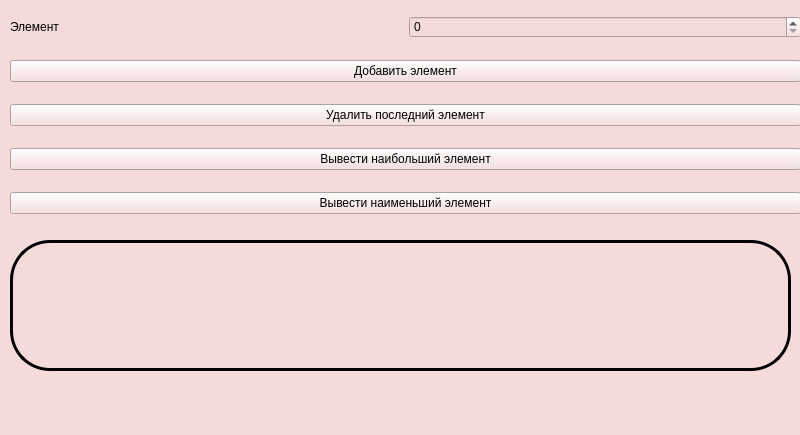
<?xml version="1.0" encoding="UTF-8"?>
<ui version="4.0">
 <class>MainWindow</class>
 <widget class="QMainWindow" name="MainWindow">
  <property name="geometry">
   <rect>
    <x>0</x>
    <y>0</y>
    <width>800</width>
    <height>435</height>
   </rect>
  </property>
  <property name="windowTitle">
   <string>MainWindow</string>
  </property>
  <property name="styleSheet">
   <string notr="true">background-color: rgb(245, 218, 218);
color: rgb(0, 0, 0);
font: 700 italic 15pt &quot;Ubuntu&quot;;</string>
  </property>
  <widget class="QWidget" name="centralwidget">
   <widget class="QWidget" name="layoutWidget">
    <property name="geometry">
     <rect>
      <x>10</x>
      <y>0</y>
      <width>791</width>
      <height>231</height>
     </rect>
    </property>
    <layout class="QVBoxLayout" name="verticalLayout">
     <item>
      <layout class="QHBoxLayout" name="horizontalLayout_2">
       <item>
        <widget class="QLabel" name="lbl_value">
         <property name="text">
          <string>Элемент</string>
         </property>
        </widget>
       </item>
       <item>
        <widget class="QSpinBox" name="spinBox">
         <property name="maximum">
          <number>10000</number>
         </property>
        </widget>
       </item>
      </layout>
     </item>
     <item>
      <widget class="QPushButton" name="bnt_add_item">
       <property name="text">
        <string>Добавить элемент</string>
       </property>
      </widget>
     </item>
     <item>
      <layout class="QHBoxLayout" name="horizontalLayout_3">
       <item>
        <widget class="QPushButton" name="bnt_remove">
         <property name="text">
          <string>Удалить последний элемент</string>
         </property>
        </widget>
       </item>
      </layout>
     </item>
     <item>
      <widget class="QPushButton" name="bnt_getMax">
       <property name="text">
        <string>Вывести наибольший элемент</string>
       </property>
      </widget>
     </item>
     <item>
      <widget class="QPushButton" name="bnt_getMin">
       <property name="text">
        <string>Вывести наименьший элемент</string>
       </property>
      </widget>
     </item>
    </layout>
   </widget>
   <widget class="QLabel" name="label">
    <property name="geometry">
     <rect>
      <x>10</x>
      <y>240</y>
      <width>781</width>
      <height>131</height>
     </rect>
    </property>
    <property name="styleSheet">
     <string notr="true">border: 3px solid black;
border-radius: 40px;</string>
    </property>
    <property name="text">
     <string/>
    </property>
   </widget>
  </widget>
  <widget class="QMenuBar" name="menubar">
   <property name="geometry">
    <rect>
     <x>0</x>
     <y>0</y>
     <width>800</width>
     <height>28</height>
    </rect>
   </property>
  </widget>
  <widget class="QStatusBar" name="statusbar"/>
 </widget>
 <resources/>
 <connections/>
</ui>
